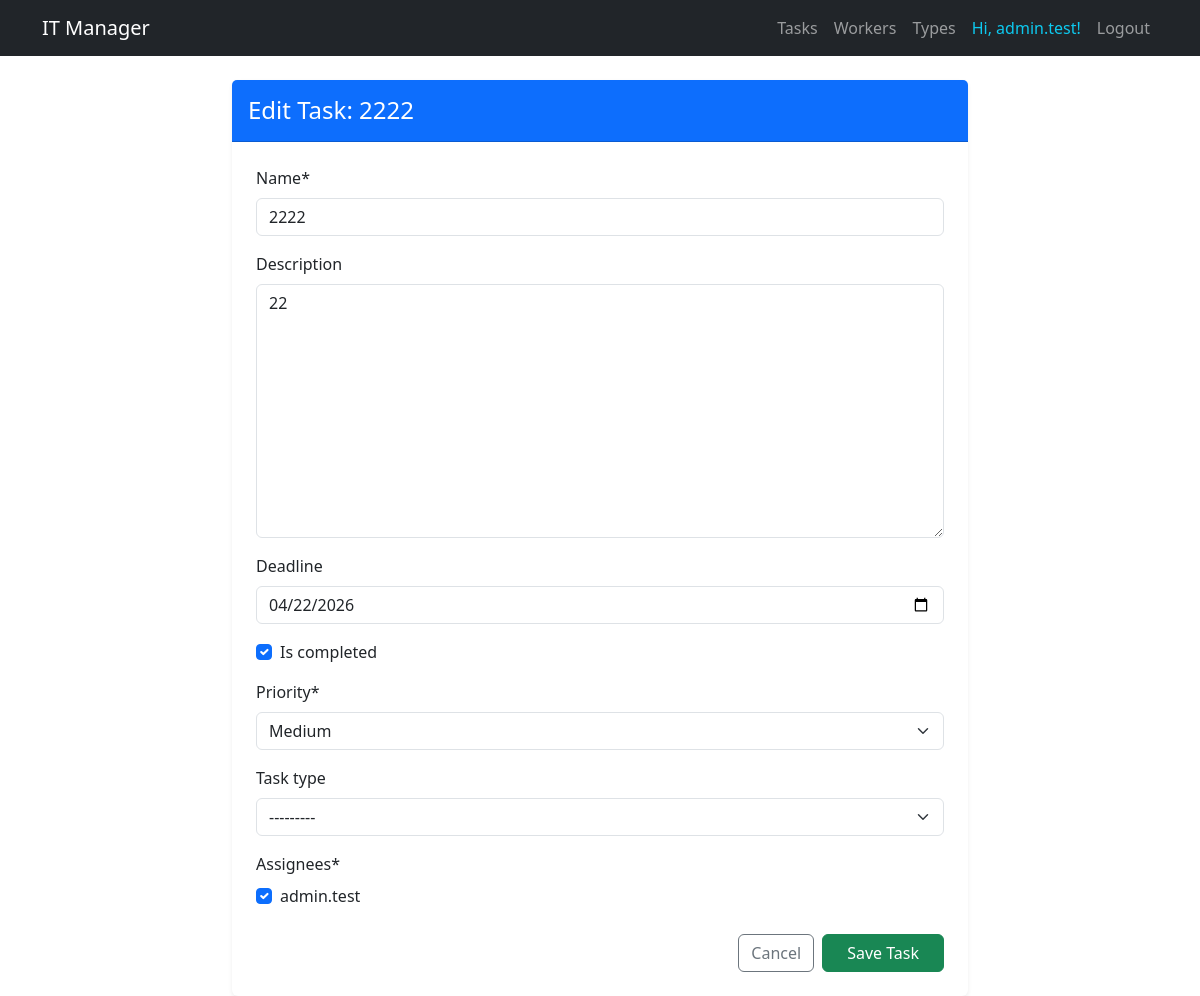
Screenshot of /tasks/3/update/ (signed in) with the database file from the repository.
### task_manager/models.py (models this page shows, shortened)
class Worker(AbstractUser):
    position = models.ForeignKey(
        Position,
        on_delete=models.SET_NULL,
        related_name="workers",
        null=True,
        blank=True
    )
    class Meta:
        verbose_name = "worker"
        verbose_name_plural = "workers"
        ordering = ["username"]
    def __str__(self):
        full_name = f"{self.first_name} {self.last_name}".strip()
        return f"{self.username} ({full_name})" if full_name else self.username

class Task(models.Model):
    PRIORITY_CHOICES = [
        ("Urgent", "Urgent"),
        ("High", "High"),
        ("Medium", "Medium"),
        ("Low", "Low"),
    ]
    name = models.CharField(max_length=255)
    description = models.TextField(blank=True)
    deadline = models.DateField(null=True, blank=True)
    is_completed = models.BooleanField(default=False)
    priority = models.CharField(
        max_length=10,
        choices=PRIORITY_CHOICES,
        default="Medium"
    )
    task_type = models.ForeignKey(
        TaskType,
        on_delete=models.SET_NULL,
        related_name="tasks",
        null=True,
        blank=True
    )
    assignees = models.ManyToManyField(
        settings.AUTH_USER_MODEL,
        related_name="tasks",
        blank=True
    )
    class Meta:
        ordering = ["deadline"]
        verbose_name = "task"
        verbose_name_plural = "tasks"

class TaskType(models.Model):
    name = models.CharField(max_length=255, unique=True)
    class Meta:
        ordering = ["name"]
    def __str__(self):
        return self.name

### task_manager/views.py (the view)
class TaskUpdateView(LoginRequiredMixin, generic.UpdateView):
    model = Task
    form_class = TaskForm
    success_url = reverse_lazy("task_manager:task-list")
    template_name = "task_manager/task_form.html"

### task_manager/forms.py
class TaskForm(forms.ModelForm):
    assignees = forms.ModelMultipleChoiceField(
        queryset=get_user_model().objects.all(),
        widget=forms.CheckboxSelectMultiple,
    )
    class Meta:
        model = Task
        fields = "__all__"
        widgets = {
            "deadline": forms.DateInput(attrs={"type": "date"}),
        }

### templates/task_manager/task_form.html (shortened to what this page needs)
{% extends "task_manager/base.html" %}
{% load crispy_forms_tags %}
{% block content %}
  <div class="row justify-content-center">
    <div class="col-md-8">
      <div class="card shadow-sm border-0">
        <div class="card-header bg-primary text-white py-3">
          <h4 class="mb-0">{% if object %}Edit Task: {{ object.name }}{% else %}Create New Task{% endif %}</h4>
        </div>
        <div class="card-body p-4">
          <form action="" method="post" novalidate>
            {{ form|crispy }}
            <div class="d-flex justify-content-end gap-2 mt-4">
              <a href="{% url 'task_manager:task-list' %}" class="btn btn-outline-secondary">Cancel</a>
              <button type="submit" class="btn btn-success px-4">Save Task</button>
            </div>
          </form>
        </div>
      </div>
    </div>
  </div>
{% endblock %}

### templates/task_manager/base.html (shortened to what this page needs)
<!DOCTYPE html>
<html lang="en">
<head>
    <link href="https://cdn.jsdelivr.net/npm/bootstrap@5.3.0/dist/css/bootstrap.min.css" rel="stylesheet">
</head>
<body>
<nav class="navbar navbar-expand-lg navbar-dark bg-dark mb-4">
    <div class="container">
        <a class="navbar-brand" href="{% url 'task_manager:index' %}">IT Manager</a>
        <div class="navbar-nav">
            <a class="nav-link" href="{% url 'task_manager:task-list' %}">Tasks</a>
            <a class="nav-link" href="{% url 'task_manager:worker-list' %}">Workers</a>
            <a class="nav-link" href="{% url 'task_manager:task-type-list' %}">Types</a>
            {% if user.is_authenticated %}
                <span class="nav-link text-info">Hi, {{ user.username }}!</span>
                <form action="{% url 'logout' %}" method="post" class="d-inline">
                    <button type="submit" class="btn btn-link nav-link">Logout</button>
                </form>
            {% else %}
                <a class="nav-link" href="{% url 'login' %}">Login</a>
            {% endif %}
        </div>
    </div>
</nav>
<div class="container">
    {% block content %}{% endblock %}
</div>
</body>
</html>

### rows the page displays
Worker: username "admin.test"
Task: name "2222", description "22", deadline "04/22/2026", is_completed "☑", priority "Medium", task_type "---------"
